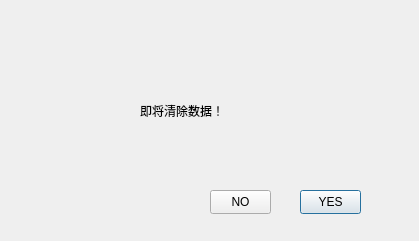
<?xml version="1.0" encoding="UTF-8"?>
<ui version="4.0">
 <class>Qingccc</class>
 <widget class="QDialog" name="Qingccc">
  <property name="geometry">
   <rect>
    <x>0</x>
    <y>0</y>
    <width>419</width>
    <height>241</height>
   </rect>
  </property>
  <property name="windowTitle">
   <string>Dialog</string>
  </property>
  <widget class="QLabel" name="label_2">
   <property name="geometry">
    <rect>
     <x>140</x>
     <y>90</y>
     <width>101</width>
     <height>41</height>
    </rect>
   </property>
   <property name="text">
    <string>即将清除数据！</string>
   </property>
  </widget>
  <widget class="QLabel" name="label">
   <property name="geometry">
    <rect>
     <x>0</x>
     <y>-30</y>
     <width>441</width>
     <height>301</height>
    </rect>
   </property>
   <property name="text">
    <string/>
   </property>
   <property name="pixmap">
    <pixmap resource="../res.qrc">:/new/prefix1/image/timg (1).jfif</pixmap>
   </property>
  </widget>
  <widget class="QPushButton" name="pushButton">
   <property name="geometry">
    <rect>
     <x>300</x>
     <y>190</y>
     <width>61</width>
     <height>24</height>
    </rect>
   </property>
   <property name="text">
    <string>YES</string>
   </property>
  </widget>
  <widget class="QPushButton" name="pushButton_2">
   <property name="geometry">
    <rect>
     <x>210</x>
     <y>190</y>
     <width>61</width>
     <height>24</height>
    </rect>
   </property>
   <property name="text">
    <string>NO</string>
   </property>
  </widget>
  <zorder>label</zorder>
  <zorder>label_2</zorder>
  <zorder>pushButton</zorder>
  <zorder>pushButton_2</zorder>
 </widget>
 <resources>
  <include location="../res.qrc"/>
 </resources>
 <connections/>
</ui>
